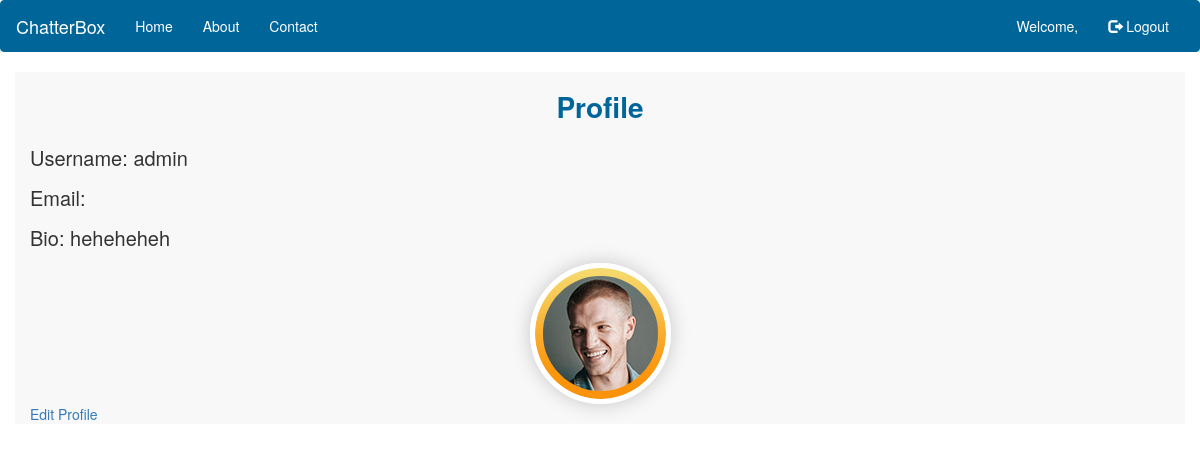
/profile/ (signed in), run on the app's committed database.
### home/models.py (models this page shows)
class UserProfile(models.Model):
    user = models.OneToOneField(User, on_delete=models.CASCADE)
    bio = models.TextField()
    profile_pic = models.ImageField(upload_to='profile_pics')

### home/views.py (the view)
# urls.py: path('profile/', views.profile, name='profile'),
@login_required
def profile(request):
    try:
        user_profile = UserProfile.objects.get(user=request.user)
    except UserProfile.DoesNotExist:
        return redirect('edit_profile')
    return render(request, 'profile.html', {'user_profile': user_profile})

### home/templates/profile.html (shortened to what this page needs)
{% extends 'base.html' %}
{% load static %}
{% block css %}
<link rel="stylesheet" href="{% static 'css/pro.css' %}">
{% endblock css %}
{% block content %}
  <h1>Profile</h1>
  <p>Username: {{ request.user.username }}</p>
  <p>Email: {{ request.user.email }}</p>
  <p>Bio: {{ user_profile.bio }}</p>
  <img src="{{ user_profile.profile_pic.url }}" alt="Profile Picture">
  <a href="{% url 'edit_profile' %}">Edit Profile</a>
{% endblock %}

### home/templates/base.html (shortened to what this page needs)
<!DOCTYPE html>
<html>
<head>
    <link rel="stylesheet" href="https://maxcdn.bootstrapcdn.com/bootstrap/3.3.7/css/bootstrap.min.css">
    {% block css %}
    {% endblock css %}
</head>
<body>
    <nav class="navbar navbar-default">
        <div class="container-fluid">
            <div class="navbar-header">
                <a class="navbar-brand" href="{% url 'home' %}">ChatterBox</a>
            </div>
            <div class="collapse navbar-collapse" id="myNavbar">
                <ul class="nav navbar-nav">
                    <li><a href="{% url 'home' %}">Home</a></li>
                    <li><a href="#">About</a></li>
                    <li><a href="#">Contact</a></li>
                </ul>
                <ul class="nav navbar-nav navbar-right">
                    {% if user.is_authenticated %}
                        <li><a href="{% url 'profile' %}">Welcome, {{ current_user.username }}</a></li>
                        <li><a href="{% url 'logout' %}"><span class="glyphicon glyphicon-log-out"></span> Logout</a></li>
                    {% else %}
                        <li><a href="{% url 'login' %}"><span class="glyphicon glyphicon-log-in"></span> Login</a></li>
                        <li><a href="{% url 'signup' %}"><span class="glyphicon glyphicon-user"></span> Register</a></li>
                    {% endif %}
                </ul>
            </div>
        </div>
    </nav>
    <div class="container">
        {% block content %}{% endblock %}
    </div>
</body>
</html>

### home/static/css/pro.css (style rules this page uses)
h1 { text-align: center; font-size: 28px; font-weight: bold; margin: 20px 0; }
p { font-size: 20px; margin-bottom: 10px; line-height: 1.5; }
img { display: block; margin: 0 auto; max-width: 200px; max-height: 200px; border-radius: 50%; border: 5px solid #fff; box-shadow: 0 0 20px rgba(0, 0, 0, 0.2); }

### home/templates/base.html (style rules this page uses)
.navbar-default { background-color: #006699; border-color: #006699; }
.navbar-default .navbar-nav > li > a { color: #fff; }
.navbar-default .navbar-brand { color: #fff; }
.container { background-color: #f8f8f8; }
h1 { color: #006699; }
p { color: #333; }

### data on the page
UserProfile: bio "heheheheh", profile_pic (picture)

### other printed values
{{ request.user.username }} "admin"
